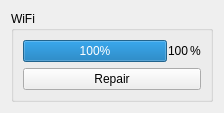
<?xml version="1.0" encoding="UTF-8"?>
<ui version="4.0">
 <class>WifiStatus</class>
 <widget class="QWidget" name="WifiStatus">
  <property name="geometry">
   <rect>
    <x>0</x>
    <y>0</y>
    <width>224</width>
    <height>112</height>
   </rect>
  </property>
  <property name="windowTitle">
   <string>Form</string>
  </property>
  <layout class="QHBoxLayout" name="horizontalLayout_2">
   <item>
    <widget class="QGroupBox" name="wifiLevel">
     <property name="title">
      <string>WiFi</string>
     </property>
     <layout class="QVBoxLayout" name="wifiLayout">
      <item>
       <layout class="QHBoxLayout" name="wifiBoxLevel">
        <property name="spacing">
         <number>1</number>
        </property>
        <item>
         <widget class="QProgressBar" name="wifi">
          <property name="value">
           <number>100</number>
          </property>
          <property name="alignment">
           <set>Qt::AlignCenter</set>
          </property>
          <property name="invertedAppearance">
           <bool>false</bool>
          </property>
         </widget>
        </item>
        <item>
         <widget class="QLabel" name="value">
          <property name="text">
           <string>100</string>
          </property>
         </widget>
        </item>
        <item>
         <widget class="QLabel" name="p">
          <property name="text">
           <string>%</string>
          </property>
         </widget>
        </item>
       </layout>
      </item>
      <item>
       <widget class="QPushButton" name="repair">
        <property name="text">
         <string>Repair</string>
        </property>
       </widget>
      </item>
     </layout>
    </widget>
   </item>
  </layout>
 </widget>
 <resources/>
 <connections>
  <connection>
   <sender>repair</sender>
   <signal>clicked()</signal>
   <receiver>wifi</receiver>
   <slot>reset()</slot>
   <hints>
    <hint type="sourcelabel">
     <x>76</x>
     <y>75</y>
    </hint>
    <hint type="destinationlabel">
     <x>76</x>
     <y>39</y>
    </hint>
   </hints>
  </connection>
  <connection>
   <sender>wifi</sender>
   <signal>valueChanged(int)</signal>
   <receiver>value</receiver>
   <slot>setNum(int)</slot>
   <hints>
    <hint type="sourcelabel">
     <x>159</x>
     <y>40</y>
    </hint>
    <hint type="destinationlabel">
     <x>182</x>
     <y>42</y>
    </hint>
   </hints>
  </connection>
 </connections>
</ui>
